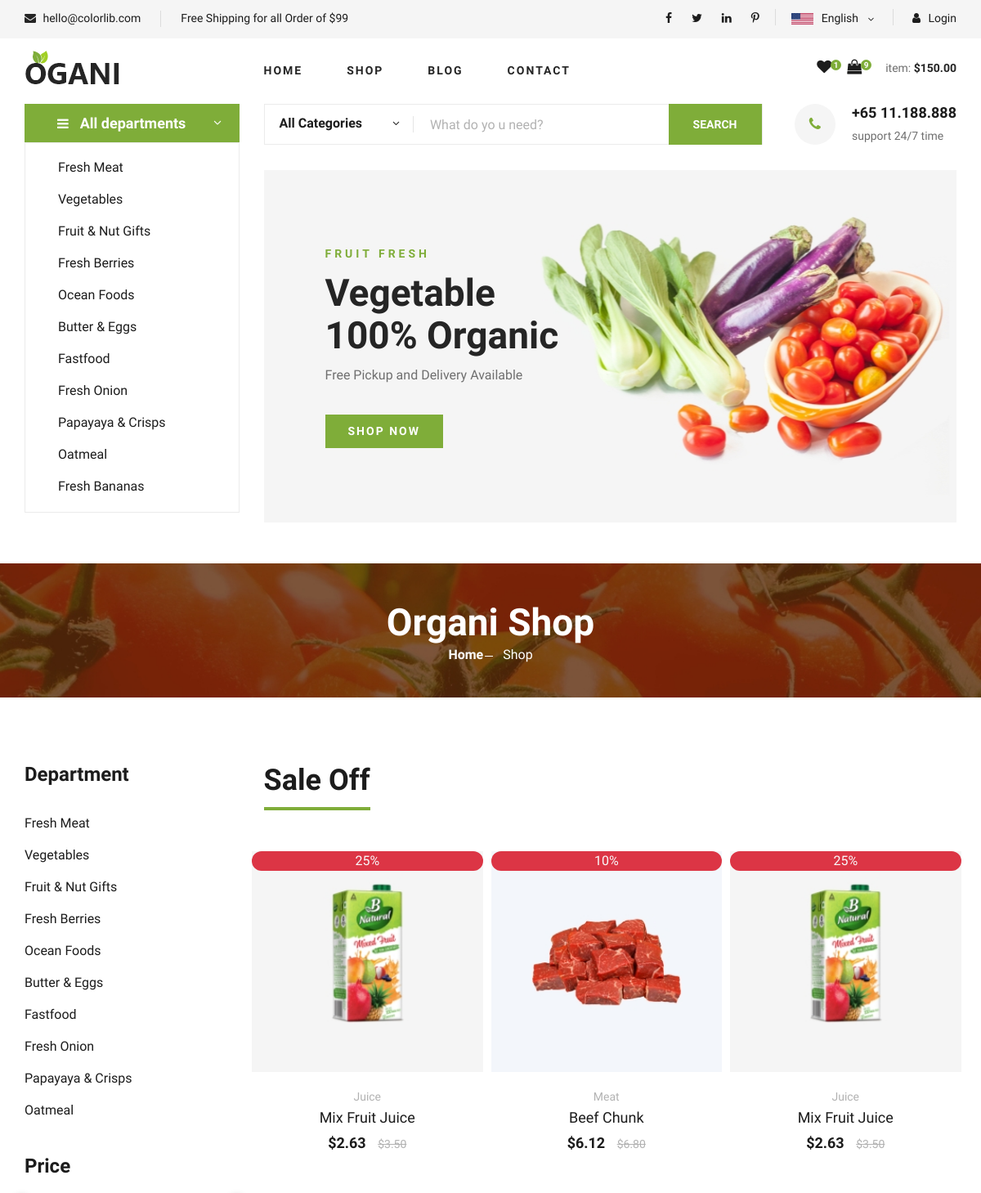
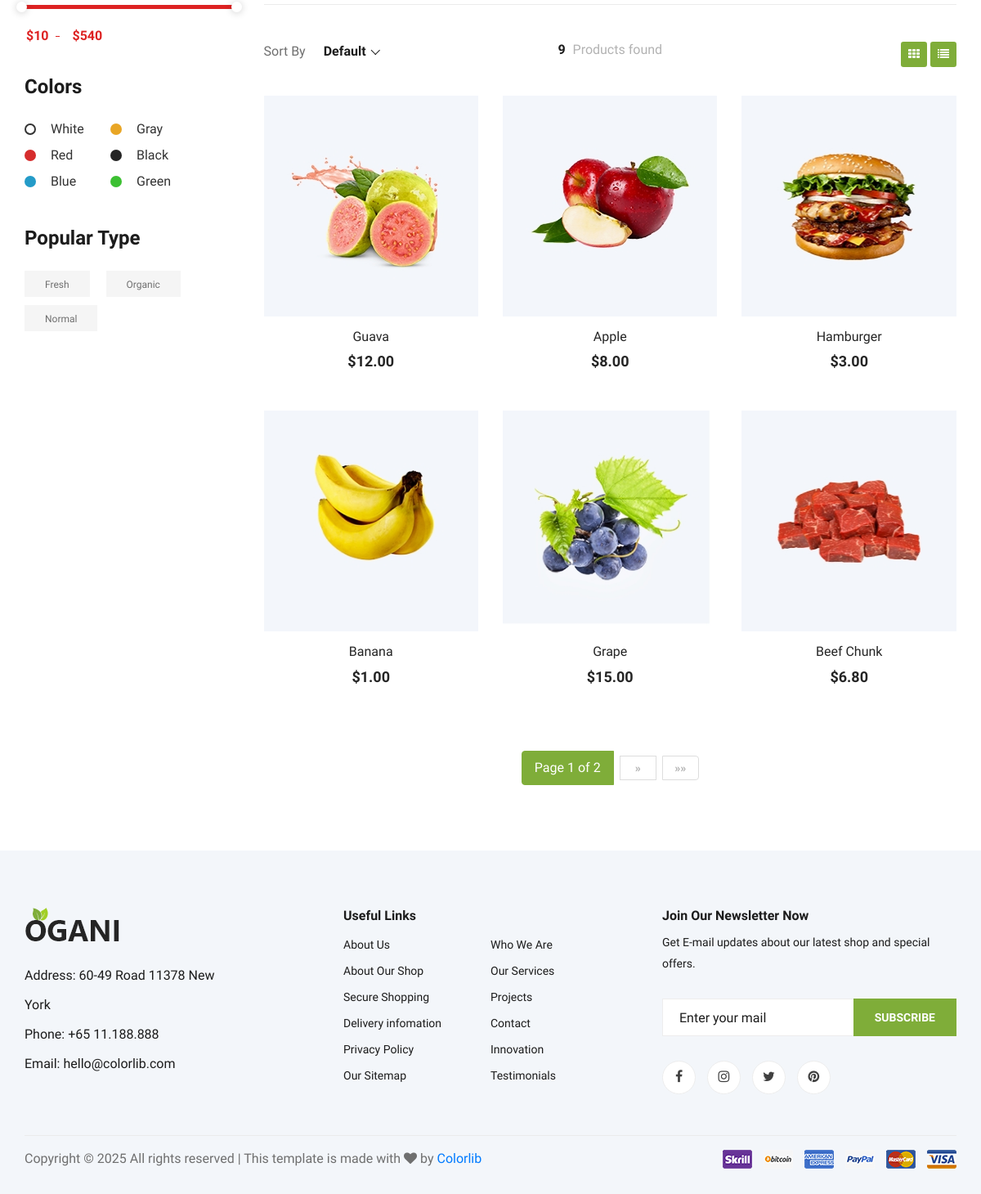
The page /Shop on the database its author committed (2 pictures, top to bottom).
### accounts/models.py (models this page shows, shortened)
class tblTopMenu(models.Model):
    topMenuName = models.CharField(max_length=200, null=True)
    topMenuImage = models.CharField(max_length=200, null=True)

class tblProductDiscount(models.Model):
    productDiscountDateFrom = models.DateTimeField (auto_now_add=True, null=True)
    productDiscountDateTo = models.DateTimeField (auto_now_add=True, null=True)
    productDiscountID = models.ForeignKey(tblProducts, on_delete=models.CASCADE, null=True)
    productDiscountPercentage = models.CharField(max_length=200, null=True)

class tblProducts(models.Model):
    productName = models.CharField(max_length=200, null=True)
    categoryID = models.ForeignKey(Category, on_delete=models.CASCADE, null=True)
    SupplierID = models.ForeignKey(Supplier, on_delete=models.CASCADE, null=True)
    quantity = models.CharField(max_length=200, null=True)
    priceIn = models.CharField(max_length=200, null=True)
    priceOut = models.CharField(max_length=200, null=True)
    instock = models.CharField(max_length=200, null=True)
    rating = models.CharField(max_length=200, null=True)
    description = models.CharField(max_length=200, null=True)
    productImage = models.ImageField(upload_to ='ProductImages/')
    productDate = models.DateTimeField(auto_now_add=True, null=True)

class Category(models.Model):
    Categoryname=models.CharField(max_length=200,null=True)
    CategoryImage = models.ImageField(upload_to ='CategoryImages/')
    CategoryDate= models.DateTimeField(auto_now_add=True, null=True)
    def __str__(self):
        return self.Categoryname

### accounts/views.py (the view)
# urls.py: path('Shop', views.Shop, name='Shop'),
def Shop(request):
    Products = tblProducts.objects.all()
    Categories = Category.objects.all()
    TopMenu = tblTopMenu.objects.all()
    SubTopMenu = tblSubTopMenu.objects.all()
    tblProductDiscounted = tblProductDiscount.objects.select_related(
        'productDiscountID', 'productDiscountID__categoryID'
    )
    unique_discounts = {}
    for discount in tblProductDiscounted:
        product_id = discount.productDiscountID.id
        if product_id not in unique_discounts:
            unique_discounts[product_id] = discount
    tblProductDiscounted = list(unique_discounts.values())
    selected_category = request.GET.get('category')
    if selected_category:
        Products = Products.filter(categoryID=selected_category)
    for discount in tblProductDiscounted:
        try:
            original_price = float(discount.productDiscountID.priceOut)
            discount_percentage = float(discount.productDiscountPercentage) / 100
            discount.discountAmount = original_price * discount_percentage
            discount.finalPrice = original_price - discount.discountAmount
        except ValueError:
            discount.discountAmount = 0
            discount.finalPrice = discount.productDiscountID.priceOut
    totalCarts = tblProducts.objects.count()
    paginator = Paginator(Products, 6)  # 🔥 Set to 6 products per page
    page_number = request.GET.get('page')
    paginated_products = paginator.get_page(page_number)
    context = {
        'Products': paginated_products,
        'Categories': Categories,
        'SubTopMenus': SubTopMenu,
        'TopMenus': TopMenu,
        'totalCarts': totalCarts,
        'tblProductDiscount': tblProductDiscounted,
        'paginator': paginator,
        'paginatedProducts': paginated_products
    }
    return render(request, 'accounts/shop-grid.html', context)

### accounts/templates/accounts/shop-grid.html (shortened to what this page needs)
{% load static %}
<!DOCTYPE html>
<html lang="zxx">
<head>
  {% include 'accounts/sections/Head.html'%}
</head>
<body>
  {% include 'accounts/sections/HeaderSection.html'%}
  {% include 'accounts/sections/HeroSection.html'%}
  <section class="breadcrumb-section set-bg" data-setbg="{% static 'img/breadcrumb.jpg' %}">
    <div class="container">
      <div class="row">
        <div class="col-lg-12 text-center">
          <div class="breadcrumb__text">
            <h2>Organi Shop</h2>
            <div class="breadcrumb__option">
              <a href="{% static './index.html' %}">Home</a>
              <span>Shop</span>
            </div>
          </div>
        </div>
      </div>
    </div>
  </section>
  <section class="product spad">
    <div class="container">
      <div class="row">
        <div class="col-lg-3 col-md-5">
          <div class="sidebar">
            <div class="sidebar__item">
              <h4>Department</h4>
              <ul>
                <li><a href="#">Fresh Meat</a></li>
                <li><a href="#">Vegetables</a></li>
                <li><a href="#">Fruit & Nut Gifts</a></li>
                <li><a href="#">Fresh Berries</a></li>
                <li><a href="#">Ocean Foods</a></li>
                <li><a href="#">Butter & Eggs</a></li>
                <li><a href="#">Fastfood</a></li>
                <li><a href="#">Fresh Onion</a></li>
                <li><a href="#">Papayaya & Crisps</a></li>
                <li><a href="#">Oatmeal</a></li>
              </ul>
            </div>
            <div class="sidebar__item">
              <h4>Price</h4>
              <div class="price-range-wrap">
                <div class="price-range ui-slider ui-corner-all ui-slider-horizontal ui-widget ui-widget-content"
                  data-min="10" data-max="540">
                  <span tabindex="0" class="ui-slider-handle ui-corner-all ui-state-default"></span>
                  <span tabindex="0" class="ui-slider-handle ui-corner-all ui-state-default"></span>
                </div>
                <div class="range-slider">
                  <div class="price-input">
                    <input type="text" id="minamount" />
                    <input type="text" id="maxamount" />
                  </div>
                </div>
              </div>
            </div>
            <div class="sidebar__item sidebar__item__color--option">
              <h4>Colors</h4>
              <div class="sidebar__item__color sidebar__item__color--white">
                <label for="white">
                  White
                </label>
              </div>
              <div class="sidebar__item__color sidebar__item__color--gray">
                <label for="gray">
                  Gray
                </label>
              </div>
              <div class="sidebar__item__color sidebar__item__color--red">
                <label for="red">
                  Red
                </label>
              </div>
              <div class="sidebar__item__color sidebar__item__color--black">
                <label for="black">
                  Black
                </label>
              </div>
              <div class="sidebar__item__color sidebar__item__color--blue">
                <label for="blue">
                  Blue
                </label>
              </div>
              <div class="sidebar__item__color sidebar__item__color--green">
                <label for="green">
                  Green
                </label>
              </div>
            </div>
            <div class="sidebar__item">
              <h4>Popular Type</h4>
              <div class="sidebar__item__size">
                <label for="fresh">
                  Fresh
                </label>
              </div>
              <div class="sidebar__item__size">
                <label for="organic">
                  Organic
                </label>
              </div>
              <div class="sidebar__item__size">
                <label for="normal">
                  Normal
                </label>
              </div>
            </div>
          </div>
        </div>
        <div class="col-lg-9 col-md-7">
          <div class="product__discount">
            <div class="section-title product__discount__title">
              <h2>Sale Off</h2>
            </div>
            <div class="row">
              <div class="product__discount__slider owl-carousel">
                {% for discount in tblProductDiscount %}
                <div class="product__discount__item" style="margin-right: 10px;">
                  <div class="featured__item__pic set-bg"
                    data-setbg="{{ discount.productDiscountID.productImage.url }}">
                    <div class="product__discount__percent rounded-pill text-center text-light bg-danger">
                      {{discount.productDiscountPercentage }}%</div>
                  </div>
                  <div class="product__discount__item__text">
                    <span>{{ discount.productDiscountID.categoryID }}</span>
                    <h5><a href="#">{{ discount.productDiscountID.productName }}</a></h5>
                    <div class="product__item__price">
                      ${{ discount.finalPrice|floatformat:"2" }}
                      <span>${{ discount.productDiscountID.priceOut|floatformat:"2" }}</span>
                    </div>
                  </div>
                </div>
                {% endfor %}
              </div>
            </div>
          </div>
          <div class="filter__item">
            <div class="row">
              <div class="col-lg-4 col-md-5">
                <div class="filter__sort">
                  <span>Sort By</span>
                </div>
              </div>
              <div class="col-lg-4 col-md-4">
                <div class="filter__found">
                  <h6><span>{{ Products.paginator.count }}</span> Products found</h6>
                </div>
              </div>
              <div class="col-lg-4 col-md-3">
                <div class="filter__option">
                  <button onclick="setView('grid')" class="btn btn-sm"
                    style="background-color: #7fad39; color: white;"><i class="fa fa-th"></i></button>
                  <button onclick="setView('list')" class="btn btn-sm"
                    style="background-color: #7fad39; color: white;"><i class="fa fa-list"></i></button>
                </div>
              </div>
            </div>
          </div>
          <div id="product-container" class="grid-view">
            {% for product in Products %}
            {% if forloop.counter0|divisibleby:3 %}
            <div class="row">
              {% endif %}
              <div class="col-lg-4 col-md-6 col-sm-6 product-item">
                <div class="product__item">
                  <div class="product__item__pic set-bg" data-setbg="{{ product.productImage.url }}">
                  </div>
                  <div class="product__item__text">
                    <h6><a href="#">{{ product.productName }}</a></h6>
                    <h5>${{ product.priceOut|floatformat:"2" }}</h5>
                  </div>
                </div>
              </div>
              {% if forloop.counter|divisibleby:3 or forloop.last %}
            </div>
            {% endif %}
            {% endfor %}
          </div>
          <div class="product__pagination">
            <nav aria-label="Product pagination">
              <ul class="pagination justify-content-center align-items-center">
                <li class="page-item active">
                  <span class="page-link">Page {{ Products.number }} of {{ Products.paginator.num_pages }}</span>
                </li>
                {% if Products.has_next %}
                <li class="page-item">
                  <a class="page-link" href="?page={{ Products.next_page_number }}" aria-label="Next">
                    <span aria-hidden="true">&raquo;</span>
                  </a>
                </li>
                <li class="page-item">
                  <a class="page-link" href="?page={{ Products.paginator.num_pages }}" aria-label="Last">
                    <span aria-hidden="true">&raquo;&raquo;</span>
                  </a>
                </li>
                {% endif %}
              </ul>
            </nav>
          </div>
        </div>
      </div>
    </div>
  </section>
  {% include 'accounts/sections/FooterSection.html'%}
</body>
</html>

### accounts/templates/accounts/sections/HeaderSection.html (shortened to what this page needs)
{% load static %}
<header class="header">
  <div class="header__top">
    <div class="container">
      <div class="row">
        <div class="col-lg-6 col-md-6">
          <div class="header__top__left">
            <ul>
              <li><i class="fa fa-envelope"></i> hello@colorlib.com</li>
              <li>Free Shipping for all Order of $99</li>
            </ul>
          </div>
        </div>
        <div class="col-lg-6 col-md-6">
          <div class="header__top__right">
            <div class="header__top__right__social">
              <a href="#"><i class="fa fa-facebook"></i></a>
              <a href="#"><i class="fa fa-twitter"></i></a>
              <a href="#"><i class="fa fa-linkedin"></i></a>
              <a href="#"><i class="fa fa-pinterest-p"></i></a>
            </div>
            <div class="header__top__right__language">
              <img src="{% static 'img/language.png'%}" alt="" />
              <div>English</div>
              <span class="arrow_carrot-down"></span>
            </div>
            <div class="header__top__right__auth">
              <a href="http://127.0.0.1:8000/accounts/login/"
                ><i class="fa fa-user"></i> Login</a
              >
            </div>
          </div>
        </div>
      </div>
    </div>
  </div>
  <div class="container">
    <div class="row">
      <div class="col-lg-3">
        <div class="header__logo">
          <a href="./index.html"
            ><img src="{% static 'img/logo.png'%}" alt=""
          /></a>
        </div>
      </div>
      <div class="col-lg-6">
        <nav class="header__menu">
          <ul>
            {% for TopMenu in TopMenus%}
            <li>
              <a href="http://127.0.0.1:8000/{{TopMenu.topMenuName}}"
                >{{TopMenu.topMenuName}}</a
              >
            </li>
            {%endfor%}
          </ul>
        </nav>
      </div>
      <div class="col-lg-3">
        <div class="header__cart">
          <ul>
            <li>
              <a href="#"><i class="fa fa-heart"></i> <span>1</span></a>
            </li>
            <li>
              <a href="{% url 'ProductCarts' %}"
                ><i class="fa fa-shopping-bag"></i>
                <span id="totalCarts">{{totalCarts}}</span></a
              >
            </li>
          </ul>
          <div class="header__cart__price">item: <span>$150.00</span></div>
        </div>
      </div>
    </div>
  </div>
</header>

### accounts/templates/accounts/shop-grid.html (style rules this page uses)
.grid-view .product-item { width: 20%; }
.product__pagination { margin-top: 20px; display: flex; justify-content: center; align-items: center; }
.pagination { display: flex; gap: 8px; }
.page-item .page-link { display: flex; align-items: center; justify-content: center; padding: 10px 15px; min-width: 45px; text-align: center; border: 1px solid #ddd; transition: all 0.3s ease; }
.page-item.active .page-link { background-color: #7fad39; color: white; border: 1px solid #7fad39; }

### rows shown on the page
tblTopMenu: topMenuName "HOME"
tblTopMenu: topMenuName "SHOP"
tblTopMenu: topMenuName "BLOG"
tblTopMenu: topMenuName "CONTACT"
tblProductDiscount: shows a picture, productDiscountPercentage "25", productDiscountID.categoryID "Juice", productDiscountID.productName "Mix Fruit Juice", finalPrice "2.63", productDiscountID.priceOut "3.50"
tblProductDiscount: shows a picture, productDiscountPercentage "10", productDiscountID.categoryID "Meat", productDiscountID.productName "Beef Chunk", finalPrice "6.12", productDiscountID.priceOut "6.80"
tblProducts: shows a picture, productName "Guava", priceOut "12.00"
tblProducts: shows a picture, productName "Apple", priceOut "8.00"
tblProducts: shows a picture, productName "Hamburger", priceOut "3.00"
tblProducts: shows a picture, productName "Banana", priceOut "1.00"
tblProducts: shows a picture, productName "Grape", priceOut "15.00"
tblProducts: shows a picture, productName "Beef Chunk", priceOut "6.80"

### other values the page prints
{{ totalCarts }} "9"
{{ Products.paginator.count }} "9"
{{ Products.number }} "1"
{{ Products.paginator.num_pages }} "2"
